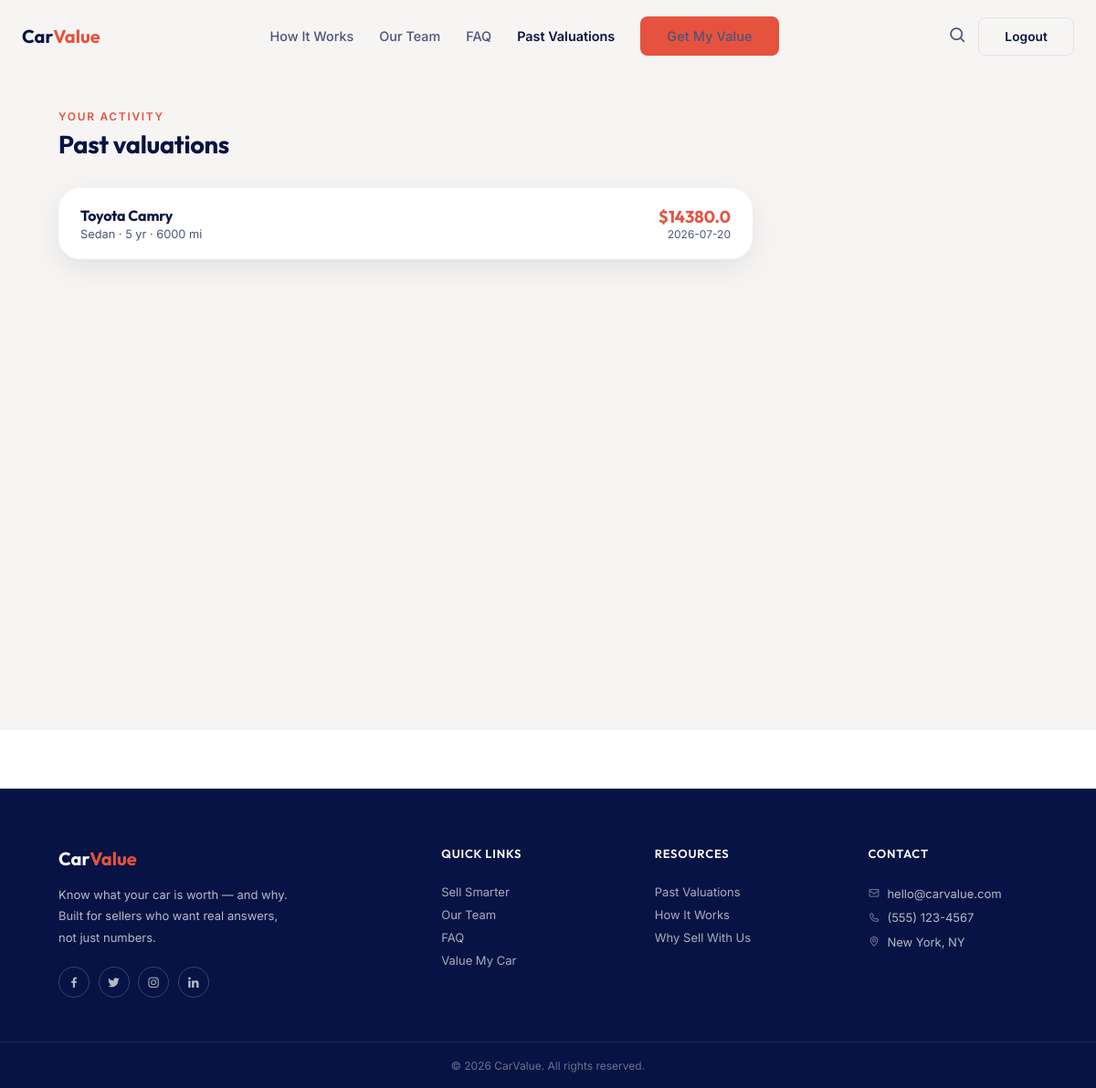
Page /history (signed in) on the earlier database version.
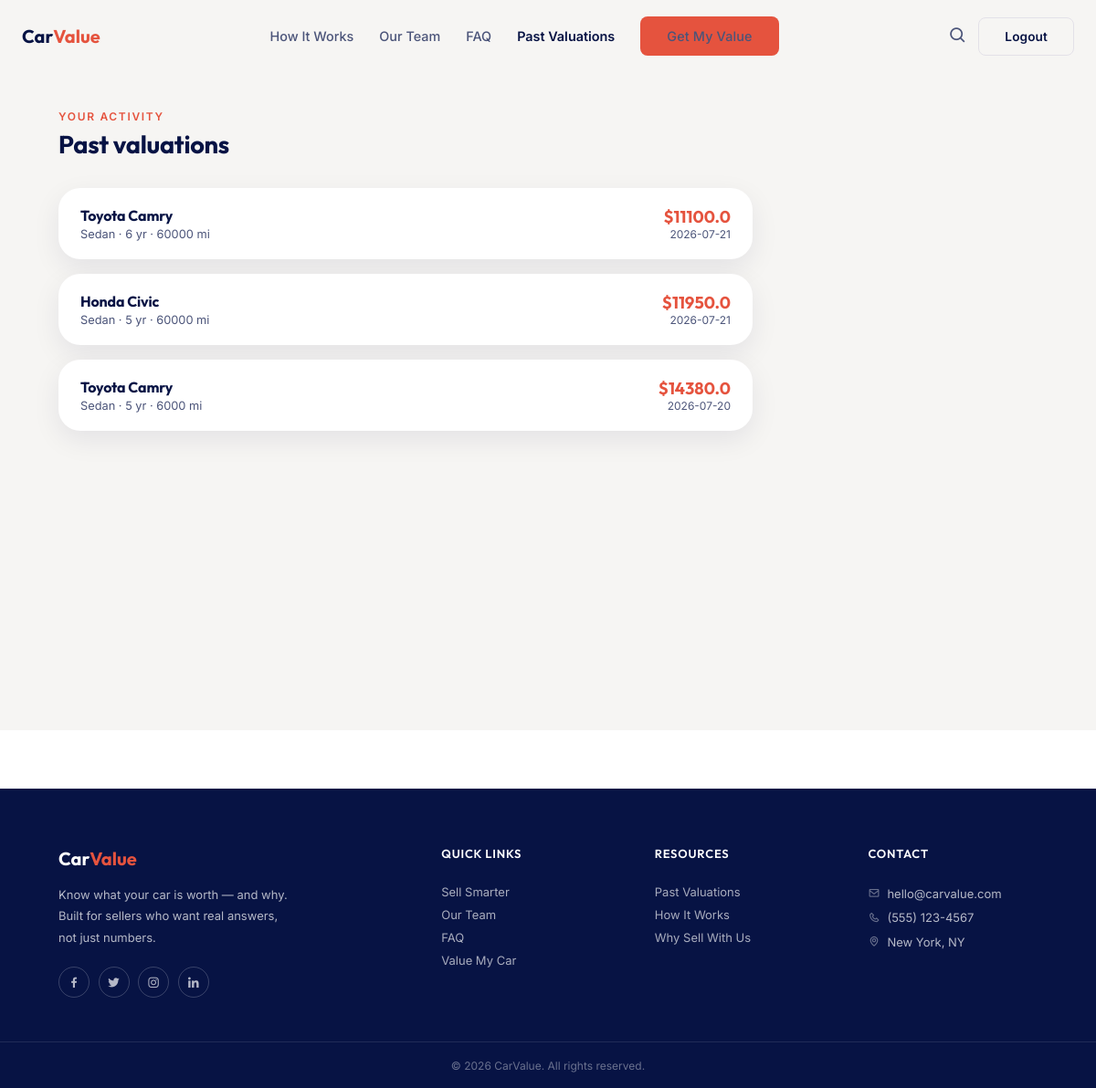
Same page on the later database version.
### tables this page shows
CREATE TABLE valuations(
            id INTEGER PRIMARY KEY AUTOINCREMENT,
            make TEXT,
            model TEXT,
            vehicle_type TEXT,
            price REAL,
            age INTEGER,
            mileage INTEGER,
            estimated_value REAL,
            created_at TEXT DEFAULT CURRENT_TIMESTAMP
        );

### app.py (the view)
@app.route("/history")
@login_required
def history():
    queries = db.get_recent_valuations(limit=20)
    return render_template(
        "history.html",
        active_page="history",
        queries=queries,
    )

### app.py (called while the page is built)
def login_required(view):
    @wraps(view)
    def wrapped_view(*args, **kwargs):
        if "user_id" not in session:
            return redirect(url_for("login", next=request.path))
        return view(*args, **kwargs)
    return wrapped_view

### db.py (called while the page is built)
def get_connection():
    conn = sqlite3.connect(DB_PATH)
    conn.row_factory = sqlite3.Row
    return conn

def get_recent_valuations(limit=5):
    conn = get_connection()
    rows = conn.execute(
        "SELECT * FROM valuations ORDER BY id DESC LIMIT ?", (limit,)
    ).fetchall()
    conn.close()
    queries = []
    for row in rows:
        item = dict(row)
        if item.get("created_at"):
            item["created_at"] = str(item["created_at"]).split(" ")[0]
        queries.append(item)
    return queries

### templates/history.html (shortened to what this page needs)
{% extends "base.html" %}
{% block page_css %}
<link rel="stylesheet" href="{{ url_for('static', filename='css/history.css') }}">
{% endblock %}
{% block content %}
<section class="history">
    <div class="container">
        <div class="heading">
            <span class="eyebrow">Your Activity</span>
            <h1>Past valuations</h1>
        </div>
        {% if queries %}
        <div class="history-list">
            {% for item in queries %}
            <div class="history-card surface">
                <div class="left">
                    <h3>{{ item.make }} {{ item.model }}</h3>
                    <div class="meta">{{ item.vehicle_type|capitalize }} · {{ item.age }} yr · {{ item.mileage }} mi</div>
                </div>
                <div class="right">
                    <div class="val">${{ item.estimated_value }}</div>
                    <div class="date">{{ item.created_at }}</div>
                </div>
            </div>
            {% endfor %}
        </div>
        {% endif %}
    </div>
</section>
{% endblock %}

### templates/base.html (shortened to what this page needs)
<!DOCTYPE html>
<html lang="en">
<head>
    <link rel="stylesheet" href="{{ url_for('static', filename='css/theme.css') }}">
    {% block page_css %}{% endblock %}
    <link href="https://unpkg.com/boxicons@2.1.4/css/boxicons.min.css" rel="stylesheet">
</head>
<body>
    <header class="site-header">
        <div class="nav">
            <a href="/" class="logo">Car<span>Value</span></a>
            <div class="nav-links">
                <a href="/#selling" class="nav-link">How It Works</a>
                <a href="/#team-data" class="nav-link">Our Team</a>
                <a href="/#faq" class="nav-link">FAQ</a>
                <a href="/history" class="nav-link {% if active_page|default('') == 'history' %}is-active{% endif %}">Past Valuations</a>
                <a href="/evaluate" class="nav-link btn btn-accent {% if active_page|default('') == 'evaluate' %}is-active{% endif %}">Get My Value</a>
            </div>
            <div class="right-nav">
                <i class="bx bx-search search-icon"></i>
                {% if session.get('user') %}
                <a href="{{ url_for('logout') }}" class="btn btn-ghost">Logout</a>
                {% else %}
                <a href="{{ url_for('login') }}" class="btn btn-ghost js-open-auth" data-panel="login">Login</a>
                <a href="{{ url_for('signup') }}" class="btn btn-accent js-open-auth" data-panel="signup">Sign Up</a>
                {% endif %}
            </div>
        </div>
    </header>
    {% block content %}{% endblock %}
    <footer class="site-footer">
        <div class="footer-container container">
            <div class="footer-brand">
                <a href="/" class="logo">Car<span>Value</span></a>
                <p>Know what your car is worth — and why. Built for sellers who want real answers, not just numbers.</p>
                <div class="footer-social">
                    <a href="#"><i class="bx bxl-facebook"></i></a>
                    <a href="#"><i class="bx bxl-twitter"></i></a>
                    <a href="#"><i class="bx bxl-instagram"></i></a>
                    <a href="#"><i class="bx bxl-linkedin"></i></a>
                </div>
            </div>
            <div class="footer-links">
                <h4>Quick Links</h4>
                <a href="/#selling">Sell Smarter</a>
                <a href="/#team-data">Our Team</a>
                <a href="/#faq">FAQ</a>
                <a href="/evaluate">Value My Car</a>
            </div>
            <div class="footer-links">
                <h4>Resources</h4>
                <a href="/history">Past Valuations</a>
                <a href="/#faq">How It Works</a>
                <a href="/#selling">Why Sell With Us</a>
            </div>
            <div class="footer-contact">
                <h4>Contact</h4>
                <p><i class="bx bx-envelope"></i> hello@carvalue.com</p>
                <p><i class="bx bx-phone"></i> (555) 123-4567</p>
                <p><i class="bx bx-map"></i> New York, NY</p>
            </div>
        </div>
        <div class="footer-bottom">
            <p>&copy; 2026 CarValue. All rights reserved.</p>
        </div>
    </footer>
</body>
</html>

### static/css/theme.css (style rules this page uses)
:root { --ink: #071344; --ink-soft: #4b5479; --ember: #e5533e; --ember-deep: #c23f2c; --paper: #ffffff; --cloud: #f6f5f3; --mist: #eceaf5; --line: #e3e1e8; --success: #1f8a5f; --font-display: 'Outfit', system-ui, sans-serif; --font-body: 'Inter', system-ui, -apple-system, 'Segoe UI', Roboto, sans-serif; --radius-sm: 8px; --radius-md: 14px; --radius-lg: 24px; --shadow-card: 0 10px 30px rgba(7, 19, 68, 0.08); --shadow-pop: 0 16px 40px rgba(7, 19, 68, 0.14); --container: 1120px; }
* { margin:0; padding:0; box-sizing:border-box; scroll-behavior:smooth; }
body { font-family: var(--font-body); color: var(--ink); background: var(--paper); -webkit-font-smoothing: antialiased; }
h1,h2,h3,h4 { font-family: var(--font-display); font-weight:700; line-height:1.15; letter-spacing:-0.01em; }
a { text-decoration:none; color:inherit; }
.container { max-width: var(--container); margin:0 auto; width:100%; padding: 0 1.5rem; }
.eyebrow { display:inline-block; font-size: 0.75rem; font-weight:600; letter-spacing: 0.14em; text-transform: uppercase; color: var(--ember); }
.btn { display:inline-flex; align-items:center; justify-content:center; gap:.4rem; font-family: var(--font-body); font-size: 0.85rem; font-weight:600; letter-spacing:0.01em; padding: 12px 28px; border-radius: var(--radius-sm); border: 1px solid transparent; cursor:pointer; transition: transform .15s ease, opacity .15s ease, background .2s ease; }
.btn-accent { background: var(--ember); color:#fff; }
.btn-ghost { background: transparent; color: var(--ink); border-color: var(--line); }
.site-header { position: fixed; top:0; left:0; width:100%; z-index:100; background: transparent; transition: background .2s ease, box-shadow .2s ease, transform .3s ease; }
.nav { max-width: 1240px; margin:0 auto; display:flex; align-items:center; justify-content:space-between; padding: 18px 1.5rem; }
.logo { font-family: var(--font-display); font-size:1.25rem; font-weight:700; color:var(--ink); }
.logo span { color: var(--ember); }
.nav-links { display:flex; align-items:center; column-gap:1.75rem; }
.nav-link { font-size:0.9rem; font-weight:500; color:var(--ink-soft); }
.nav-link.is-active { color:var(--ink); font-weight:600; }
.right-nav { display:flex; align-items:center; column-gap:0.75rem; position:relative; }
.search-icon { font-size:1.3rem; cursor:pointer; color:var(--ink-soft); }
.site-footer { background:var(--ink); color:rgba(255,255,255,.7); padding: 4rem 0 0; margin-top: 4rem; }
.footer-container { display:grid; grid-template-columns: 2fr 1fr 1fr 1fr; gap:3rem; padding-bottom:3rem; }
.footer-brand .logo { color:#fff; margin-bottom:1rem; display:inline-block; }
.footer-brand .logo span { color: var(--ember); }
.footer-brand p { font-size:13px; line-height:1.8; max-width:260px; margin-bottom:1.25rem; }
.footer-social { display:flex; gap:.6rem; }
.footer-social a { width:34px; height:34px; border-radius:50%; border:1px solid rgba(255,255,255,.2); display:flex; align-items:center; justify-content:center; font-size:0.95rem; transition: background .2s, color .2s; }
.footer-links h4, .footer-contact h4 { color:#fff; font-size:13px; font-weight:600; letter-spacing:.06em; text-transform:uppercase; margin-bottom:1.1rem; }
.footer-links { display:flex; flex-direction:column; gap:.55rem; }
.footer-links a { font-size:13px; color:rgba(255,255,255,.65); }
.footer-contact { display:flex; flex-direction:column; gap:.65rem; font-size:13px; }
.footer-contact p { display:flex; align-items:center; gap:.5rem; }
.footer-contact i { color:rgba(255,255,255,.4); }
.footer-bottom { border-top:1px solid rgba(255,255,255,.1); text-align:center; padding:1.1rem; font-size:12px; color:rgba(255,255,255,.4); }
.surface { background:var(--paper); border-radius: var(--radius-lg); box-shadow: var(--shadow-card); }
.heading { text-align:center; margin-bottom:2.5rem; }
.heading .eyebrow { display:block; margin-bottom:.5rem; }

Differences in the rows shown:
added valuations: make "Toyota", model "Camry", vehicle_type "Sedan", age "6", mileage "60000", estimated_value "11100.0", created_at "2026-07-21"
added valuations: make "Honda", model "Civic", vehicle_type "Sedan", age "5", mileage "60000", estimated_value "11950.0", created_at "2026-07-21"
